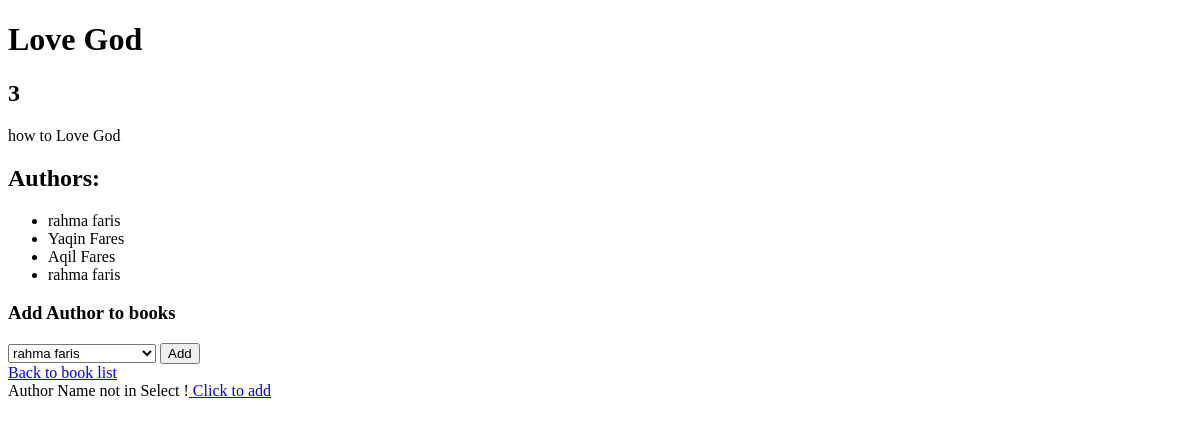
The app's page /books/3/, older data.
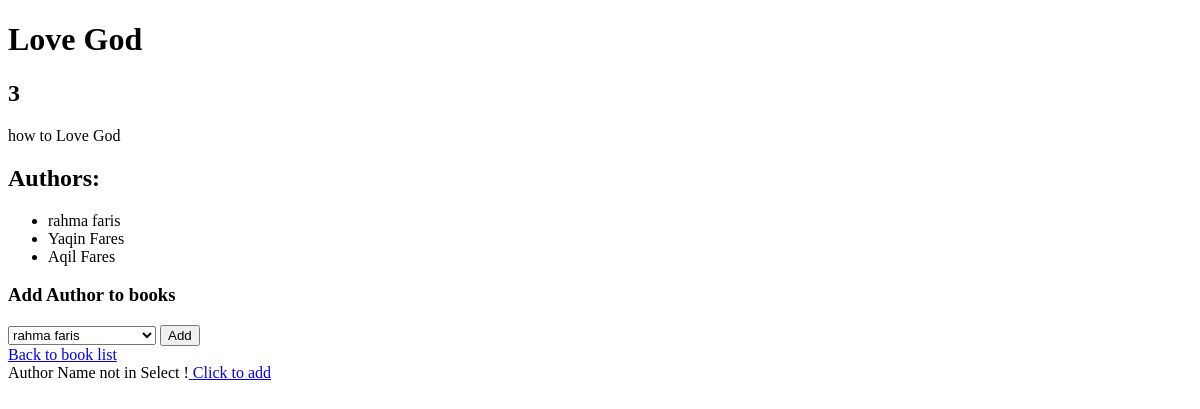
The same page, newer data.
### app_authorandBooks/models.py (models this page shows)
class Author(models.Model):
    first_name = models.CharField(max_length=40)
    last_name=models.CharField(max_length=40)
    Notes = models.TextField(blank=True, null=True)
    created_at = models.DateTimeField(auto_now_add=True)
    books = models.ManyToManyField(Book, related_name='authors')
    updated_at = models.DateTimeField(auto_now=True)

### app_authorandBooks/views.py (the view)
# urls.py: path('books/<int:book_id>/', views.book_detail, name='book_detail'),
def book_detail(request, book_id):
    book=Book.objects.get(id=book_id) # retreve a single book but with no raise if there is error
    authors=Author.objects.all() #gets all the records in the table
    context = {
        'book': book,
        'authors':authors
    }
    return render(request, 'book_details.html', context)

### app_authorandBooks/templates/book_details.html (shortened to what this page needs)
<!DOCTYPE html>
<html>
<head>
</head>
<body>
    <h1>{{ book.title }}</h1>
    <h2>{{ book.id }}</h2>
    <p>{{ book.description }}</p>
    <h2>Authors:</h2>
    <ul>
        {% for author in book.authors.all %}
            <li>{{ author.first_name }} {{ author.last_name }}</li>
        {% endfor %}
    </ul>
    <h3>Add Author to books</h3>
    <form method="POST" action="{% url 'add_author_to_book' book.id %}">
        <select name="author_id">
            {% for author in authors %}
                <option value="{{ author.id }}">{{ author.first_name }} {{ author.last_name }}</option>
            {% endfor %}
        </select>
        <button type="submit">Add</button>
    </form>
    <a href="{% url 'index' %}">Back to book list</a>
    <br>
    <span> Author Name not in Select !</span><a href="/authors"> Click to add</a>
</body>
</html>

Row changes from the older to the newer data that the page shows:
removed Author: first_name "rahma", last_name "faris"
